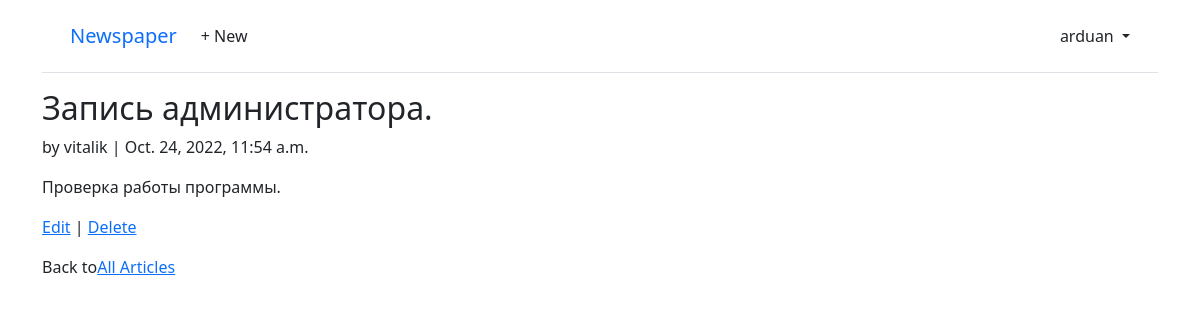
The page /articles/4/ (signed in) on the database as committed earlier.
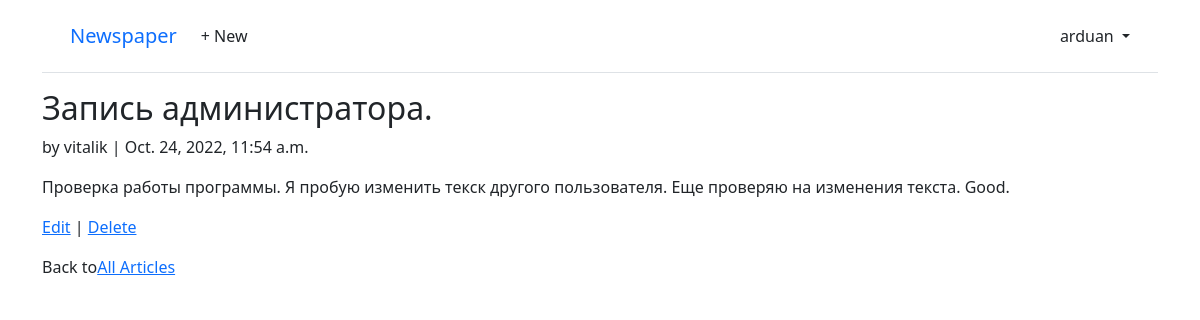
The same page on the database as committed later.
### articles/models.py (models this page shows, shortened)
class Article(models.Model):
    title = models.CharField(max_length=255)
    body = models.TextField()
    date = models.DateTimeField(auto_now_add=True)
    author = models.ForeignKey(
        settings.AUTH_USER_MODEL,
        on_delete=models.CASCADE,
    )

### users/models.py (models this page shows)
class CustomUser(AbstractUser):
    age = models.PositiveIntegerField(default=0)

### articles/views.py (the view)
# urls.py: path("<int:pk>/", ArticleDetailView.as_view(), name="article_detail"),
class ArticleDetailView(LoginRequiredMixin, DetailView):
    model = models.Article
    template_name = 'article_detail.html'
    login_url = 'login'

### templates/article_detail.html
{% extends 'base.html' %}
{% block content %}
    <div class="article-entry">
    <h2>{{ object.title }}</h2>
    <p>by {{ object.author }} | {{ object.date }}</p>
    <p>{{ object.body }}</p>
    </div>
    <p><a href="{% url 'article_edit' article.pk %}">Edit</a> | <a href="{% url 'article_delete' article.pk %}">Delete</a></p>
    <p>Back to<a href="{% url 'article_list' %}">All Articles</a></p>
{% endblock content %}

Rows that differ between the two databases and show on the page:
changed Article "Запись администратора.": body "Проверка работы программы." → "Проверка работы программы. Я пробую изменить текск другого пользователя. Еще проверяю на изменения текста. Good."
